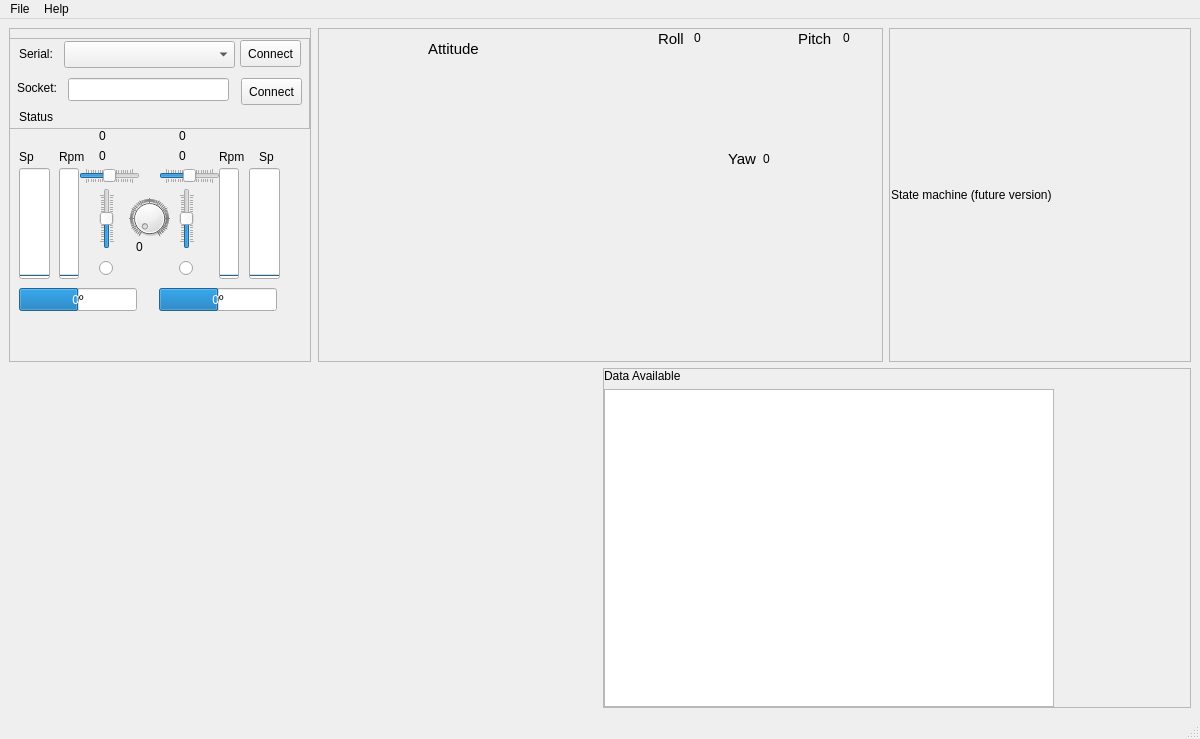
<?xml version="1.0" encoding="UTF-8"?>
<ui version="4.0">
 <class>MainWindow</class>
 <widget class="QMainWindow" name="MainWindow">
  <property name="geometry">
   <rect>
    <x>0</x>
    <y>0</y>
    <width>1200</width>
    <height>739</height>
   </rect>
  </property>
  <property name="windowTitle">
   <string>ProVANT-GroundStation</string>
  </property>
  <widget class="QWidget" name="centralwidget">
   <layout class="QVBoxLayout" name="verticalLayout_7">
    <item>
     <layout class="QVBoxLayout" name="verticalLayout_2">
      <item>
       <layout class="QHBoxLayout" name="horizontalLayout_4">
        <item alignment="Qt::AlignHCenter|Qt::AlignTop">
         <widget class="QFrame" name="frame">
          <property name="enabled">
           <bool>true</bool>
          </property>
          <property name="sizePolicy">
           <sizepolicy hsizetype="Minimum" vsizetype="Expanding">
            <horstretch>0</horstretch>
            <verstretch>0</verstretch>
           </sizepolicy>
          </property>
          <property name="minimumSize">
           <size>
            <width>302</width>
            <height>334</height>
           </size>
          </property>
          <property name="maximumSize">
           <size>
            <width>302</width>
            <height>334</height>
           </size>
          </property>
          <property name="frameShape">
           <enum>QFrame::StyledPanel</enum>
          </property>
          <property name="frameShadow">
           <enum>QFrame::Raised</enum>
          </property>
          <widget class="QProgressBar" name="rMotorSetpoint">
           <property name="geometry">
            <rect>
             <x>240</x>
             <y>140</y>
             <width>31</width>
             <height>111</height>
            </rect>
           </property>
           <property name="maximum">
            <number>20</number>
           </property>
           <property name="value">
            <number>0</number>
           </property>
           <property name="orientation">
            <enum>Qt::Vertical</enum>
           </property>
           <property name="format">
            <string>%v</string>
           </property>
          </widget>
          <widget class="QProgressBar" name="lMotorSetpoint">
           <property name="geometry">
            <rect>
             <x>10</x>
             <y>140</y>
             <width>31</width>
             <height>111</height>
            </rect>
           </property>
           <property name="maximum">
            <number>20</number>
           </property>
           <property name="value">
            <number>0</number>
           </property>
           <property name="orientation">
            <enum>Qt::Vertical</enum>
           </property>
           <property name="format">
            <string>%v</string>
           </property>
          </widget>
          <widget class="QProgressBar" name="rServo">
           <property name="geometry">
            <rect>
             <x>150</x>
             <y>260</y>
             <width>118</width>
             <height>23</height>
            </rect>
           </property>
           <property name="layoutDirection">
            <enum>Qt::LeftToRight</enum>
           </property>
           <property name="autoFillBackground">
            <bool>false</bool>
           </property>
           <property name="minimum">
            <number>-500</number>
           </property>
           <property name="maximum">
            <number>500</number>
           </property>
           <property name="value">
            <number>0</number>
           </property>
           <property name="invertedAppearance">
            <bool>false</bool>
           </property>
           <property name="textDirection">
            <enum>QProgressBar::TopToBottom</enum>
           </property>
           <property name="format">
            <string>%vº</string>
           </property>
          </widget>
          <widget class="QProgressBar" name="lServo">
           <property name="geometry">
            <rect>
             <x>10</x>
             <y>260</y>
             <width>118</width>
             <height>23</height>
            </rect>
           </property>
           <property name="layoutDirection">
            <enum>Qt::LeftToRight</enum>
           </property>
           <property name="autoFillBackground">
            <bool>false</bool>
           </property>
           <property name="minimum">
            <number>-500</number>
           </property>
           <property name="maximum">
            <number>500</number>
           </property>
           <property name="value">
            <number>0</number>
           </property>
           <property name="invertedAppearance">
            <bool>false</bool>
           </property>
           <property name="textDirection">
            <enum>QProgressBar::TopToBottom</enum>
           </property>
           <property name="format">
            <string>%vº</string>
           </property>
          </widget>
          <widget class="QProgressBar" name="lMotorRpm">
           <property name="geometry">
            <rect>
             <x>50</x>
             <y>140</y>
             <width>20</width>
             <height>111</height>
            </rect>
           </property>
           <property name="maximum">
            <number>15000</number>
           </property>
           <property name="value">
            <number>0</number>
           </property>
           <property name="orientation">
            <enum>Qt::Vertical</enum>
           </property>
           <property name="format">
            <string>%v</string>
           </property>
          </widget>
          <widget class="QProgressBar" name="rMotorRpm">
           <property name="geometry">
            <rect>
             <x>210</x>
             <y>140</y>
             <width>20</width>
             <height>111</height>
            </rect>
           </property>
           <property name="maximum">
            <number>15000</number>
           </property>
           <property name="value">
            <number>0</number>
           </property>
           <property name="orientation">
            <enum>Qt::Vertical</enum>
           </property>
           <property name="format">
            <string>%v</string>
           </property>
          </widget>
          <widget class="KSqueezedTextLabel" name="ksqueezedtextlabel_2">
           <property name="geometry">
            <rect>
             <x>50</x>
             <y>120</y>
             <width>31</width>
             <height>17</height>
            </rect>
           </property>
           <property name="text">
            <string>Rpm</string>
           </property>
          </widget>
          <widget class="KSqueezedTextLabel" name="ksqueezedtextlabel_3">
           <property name="geometry">
            <rect>
             <x>10</x>
             <y>120</y>
             <width>31</width>
             <height>17</height>
            </rect>
           </property>
           <property name="text">
            <string>Sp</string>
           </property>
          </widget>
          <widget class="KSqueezedTextLabel" name="ksqueezedtextlabel_4">
           <property name="geometry">
            <rect>
             <x>210</x>
             <y>120</y>
             <width>31</width>
             <height>17</height>
            </rect>
           </property>
           <property name="text">
            <string>Rpm</string>
           </property>
          </widget>
          <widget class="KSqueezedTextLabel" name="ksqueezedtextlabel_5">
           <property name="geometry">
            <rect>
             <x>250</x>
             <y>120</y>
             <width>31</width>
             <height>17</height>
            </rect>
           </property>
           <property name="text">
            <string>Sp</string>
           </property>
          </widget>
          <widget class="QFrame" name="frame_3">
           <property name="geometry">
            <rect>
             <x>0</x>
             <y>10</y>
             <width>301</width>
             <height>91</height>
            </rect>
           </property>
           <property name="frameShape">
            <enum>QFrame::StyledPanel</enum>
           </property>
           <property name="frameShadow">
            <enum>QFrame::Raised</enum>
           </property>
           <widget class="QPushButton" name="serialConnect">
            <property name="geometry">
             <rect>
              <x>231</x>
              <y>2</y>
              <width>61</width>
              <height>27</height>
             </rect>
            </property>
            <property name="text">
             <string>Connect</string>
            </property>
           </widget>
           <widget class="KSqueezedTextLabel" name="ksqueezedtextlabel_6">
            <property name="geometry">
             <rect>
              <x>10</x>
              <y>7</y>
              <width>61</width>
              <height>17</height>
             </rect>
            </property>
            <property name="text">
             <string>Serial:</string>
            </property>
           </widget>
           <widget class="QComboBox" name="serialList">
            <property name="geometry">
             <rect>
              <x>55</x>
              <y>3</y>
              <width>171</width>
              <height>27</height>
             </rect>
            </property>
           </widget>
           <widget class="KSqueezedTextLabel" name="serialStatus">
            <property name="geometry">
             <rect>
              <x>10</x>
              <y>70</y>
              <width>61</width>
              <height>17</height>
             </rect>
            </property>
            <property name="text">
             <string>Status</string>
            </property>
           </widget>
           <widget class="KSqueezedTextLabel" name="ksqueezedtextlabel_11">
            <property name="geometry">
             <rect>
              <x>8</x>
              <y>41</y>
              <width>51</width>
              <height>17</height>
             </rect>
            </property>
            <property name="text">
             <string>Socket:</string>
            </property>
           </widget>
           <widget class="QLineEdit" name="lineEdit">
            <property name="geometry">
             <rect>
              <x>59</x>
              <y>40</y>
              <width>161</width>
              <height>23</height>
             </rect>
            </property>
           </widget>
           <widget class="QPushButton" name="serialConnect_2">
            <property name="geometry">
             <rect>
              <x>232</x>
              <y>40</y>
              <width>61</width>
              <height>27</height>
             </rect>
            </property>
            <property name="text">
             <string>Connect</string>
            </property>
           </widget>
          </widget>
          <widget class="QSlider" name="horizontalSlider">
           <property name="geometry">
            <rect>
             <x>150</x>
             <y>140</y>
             <width>61</width>
             <height>16</height>
            </rect>
           </property>
           <property name="font">
            <font>
             <strikeout>false</strikeout>
             <stylestrategy>PreferDefault</stylestrategy>
             <kerning>false</kerning>
            </font>
           </property>
           <property name="layoutDirection">
            <enum>Qt::LeftToRight</enum>
           </property>
           <property name="autoFillBackground">
            <bool>false</bool>
           </property>
           <property name="minimum">
            <number>-100</number>
           </property>
           <property name="maximum">
            <number>100</number>
           </property>
           <property name="orientation">
            <enum>Qt::Horizontal</enum>
           </property>
           <property name="tickPosition">
            <enum>QSlider::TicksBothSides</enum>
           </property>
          </widget>
          <widget class="QSlider" name="verticalSlider">
           <property name="geometry">
            <rect>
             <x>170</x>
             <y>160</y>
             <width>16</width>
             <height>61</height>
            </rect>
           </property>
           <property name="minimum">
            <number>-100</number>
           </property>
           <property name="maximum">
            <number>100</number>
           </property>
           <property name="orientation">
            <enum>Qt::Vertical</enum>
           </property>
           <property name="tickPosition">
            <enum>QSlider::TicksBothSides</enum>
           </property>
          </widget>
          <widget class="QSlider" name="horizontalSlider_2">
           <property name="geometry">
            <rect>
             <x>70</x>
             <y>140</y>
             <width>61</width>
             <height>16</height>
            </rect>
           </property>
           <property name="font">
            <font>
             <strikeout>false</strikeout>
             <stylestrategy>PreferDefault</stylestrategy>
             <kerning>false</kerning>
            </font>
           </property>
           <property name="layoutDirection">
            <enum>Qt::LeftToRight</enum>
           </property>
           <property name="autoFillBackground">
            <bool>false</bool>
           </property>
           <property name="minimum">
            <number>-100</number>
           </property>
           <property name="maximum">
            <number>100</number>
           </property>
           <property name="orientation">
            <enum>Qt::Horizontal</enum>
           </property>
           <property name="tickPosition">
            <enum>QSlider::TicksBothSides</enum>
           </property>
          </widget>
          <widget class="QSlider" name="verticalSlider_2">
           <property name="geometry">
            <rect>
             <x>90</x>
             <y>160</y>
             <width>16</width>
             <height>61</height>
            </rect>
           </property>
           <property name="minimum">
            <number>-100</number>
           </property>
           <property name="maximum">
            <number>100</number>
           </property>
           <property name="orientation">
            <enum>Qt::Vertical</enum>
           </property>
           <property name="tickPosition">
            <enum>QSlider::TicksBothSides</enum>
           </property>
          </widget>
          <widget class="QRadioButton" name="radioButton">
           <property name="geometry">
            <rect>
             <x>90</x>
             <y>230</y>
             <width>16</width>
             <height>21</height>
            </rect>
           </property>
           <property name="text">
            <string/>
           </property>
          </widget>
          <widget class="QRadioButton" name="radioButton_2">
           <property name="geometry">
            <rect>
             <x>170</x>
             <y>230</y>
             <width>16</width>
             <height>21</height>
            </rect>
           </property>
           <property name="text">
            <string/>
           </property>
          </widget>
          <widget class="QDial" name="dial">
           <property name="geometry">
            <rect>
             <x>120</x>
             <y>170</y>
             <width>41</width>
             <height>41</height>
            </rect>
           </property>
           <property name="maximum">
            <number>100</number>
           </property>
           <property name="wrapping">
            <bool>false</bool>
           </property>
           <property name="notchTarget">
            <double>1.000000000000000</double>
           </property>
           <property name="notchesVisible">
            <bool>true</bool>
           </property>
          </widget>
          <widget class="QLabel" name="label">
           <property name="geometry">
            <rect>
             <x>127</x>
             <y>211</y>
             <width>31</width>
             <height>16</height>
            </rect>
           </property>
           <property name="text">
            <string>0</string>
           </property>
          </widget>
          <widget class="QLabel" name="label_2">
           <property name="geometry">
            <rect>
             <x>90</x>
             <y>120</y>
             <width>31</width>
             <height>16</height>
            </rect>
           </property>
           <property name="text">
            <string>0</string>
           </property>
          </widget>
          <widget class="QLabel" name="label_3">
           <property name="geometry">
            <rect>
             <x>90</x>
             <y>100</y>
             <width>31</width>
             <height>16</height>
            </rect>
           </property>
           <property name="text">
            <string>0</string>
           </property>
          </widget>
          <widget class="QLabel" name="label_4">
           <property name="geometry">
            <rect>
             <x>170</x>
             <y>120</y>
             <width>31</width>
             <height>16</height>
            </rect>
           </property>
           <property name="text">
            <string>0</string>
           </property>
          </widget>
          <widget class="QLabel" name="label_5">
           <property name="geometry">
            <rect>
             <x>170</x>
             <y>100</y>
             <width>31</width>
             <height>16</height>
            </rect>
           </property>
           <property name="text">
            <string>0</string>
           </property>
          </widget>
         </widget>
        </item>
        <item>
         <widget class="QFrame" name="frame_2">
          <property name="minimumSize">
           <size>
            <width>565</width>
            <height>334</height>
           </size>
          </property>
          <property name="maximumSize">
           <size>
            <width>565</width>
            <height>334</height>
           </size>
          </property>
          <property name="frameShape">
           <enum>QFrame::StyledPanel</enum>
          </property>
          <property name="frameShadow">
           <enum>QFrame::Raised</enum>
          </property>
          <widget class="QWidget" name="horizontalLayoutWidget">
           <property name="geometry">
            <rect>
             <x>0</x>
             <y>40</y>
             <width>281</width>
             <height>231</height>
            </rect>
           </property>
           <layout class="QHBoxLayout" name="lay3"/>
          </widget>
          <widget class="QWidget" name="horizontalLayoutWidget_2">
           <property name="geometry">
            <rect>
             <x>279</x>
             <y>19</y>
             <width>291</width>
             <height>101</height>
            </rect>
           </property>
           <layout class="QHBoxLayout" name="lay4"/>
          </widget>
          <widget class="QWidget" name="horizontalLayoutWidget_3">
           <property name="geometry">
            <rect>
             <x>280</x>
             <y>140</y>
             <width>291</width>
             <height>171</height>
            </rect>
           </property>
           <layout class="QHBoxLayout" name="lay5"/>
          </widget>
          <widget class="KSqueezedTextLabel" name="ksqueezedtextlabel_7">
           <property name="geometry">
            <rect>
             <x>110</x>
             <y>10</y>
             <width>121</width>
             <height>21</height>
            </rect>
           </property>
           <property name="font">
            <font>
             <pointsize>11</pointsize>
            </font>
           </property>
           <property name="text">
            <string>Attitude</string>
           </property>
          </widget>
          <widget class="KSqueezedTextLabel" name="ksqueezedtextlabel_8">
           <property name="geometry">
            <rect>
             <x>340</x>
             <y>0</y>
             <width>31</width>
             <height>21</height>
            </rect>
           </property>
           <property name="font">
            <font>
             <pointsize>11</pointsize>
            </font>
           </property>
           <property name="text">
            <string>Roll</string>
           </property>
          </widget>
          <widget class="KSqueezedTextLabel" name="ksqueezedtextlabel_9">
           <property name="geometry">
            <rect>
             <x>480</x>
             <y>0</y>
             <width>41</width>
             <height>21</height>
            </rect>
           </property>
           <property name="font">
            <font>
             <pointsize>11</pointsize>
            </font>
           </property>
           <property name="text">
            <string>Pitch</string>
           </property>
          </widget>
          <widget class="KSqueezedTextLabel" name="ksqueezedtextlabel_10">
           <property name="geometry">
            <rect>
             <x>410</x>
             <y>120</y>
             <width>41</width>
             <height>21</height>
            </rect>
           </property>
           <property name="font">
            <font>
             <pointsize>11</pointsize>
            </font>
           </property>
           <property name="text">
            <string>Yaw</string>
           </property>
          </widget>
          <widget class="QLabel" name="label_6">
           <property name="geometry">
            <rect>
             <x>376</x>
             <y>2</y>
             <width>30</width>
             <height>16</height>
            </rect>
           </property>
           <property name="text">
            <string>0</string>
           </property>
          </widget>
          <widget class="QLabel" name="label_7">
           <property name="geometry">
            <rect>
             <x>525</x>
             <y>2</y>
             <width>30</width>
             <height>16</height>
            </rect>
           </property>
           <property name="text">
            <string>0</string>
           </property>
          </widget>
          <widget class="QLabel" name="label_8">
           <property name="geometry">
            <rect>
             <x>445</x>
             <y>123</y>
             <width>30</width>
             <height>16</height>
            </rect>
           </property>
           <property name="text">
            <string>0</string>
           </property>
          </widget>
         </widget>
        </item>
        <item>
         <widget class="QFrame" name="horizontalFrame_4">
          <property name="frameShape">
           <enum>QFrame::StyledPanel</enum>
          </property>
          <property name="frameShadow">
           <enum>QFrame::Sunken</enum>
          </property>
          <layout class="QHBoxLayout" name="horizontalLayout">
           <property name="leftMargin">
            <number>1</number>
           </property>
           <property name="topMargin">
            <number>1</number>
           </property>
           <property name="rightMargin">
            <number>1</number>
           </property>
           <property name="bottomMargin">
            <number>1</number>
           </property>
           <item>
            <widget class="QLabel" name="label_9">
             <property name="text">
              <string>State machine (future version)</string>
             </property>
            </widget>
           </item>
          </layout>
         </widget>
        </item>
       </layout>
      </item>
      <item>
       <layout class="QHBoxLayout" name="horizontalLayout_5">
        <item>
         <widget class="QwtPlot" name="qwtPlot"/>
        </item>
        <item>
         <widget class="QFrame" name="frame">
          <property name="frameShape">
           <enum>QFrame::StyledPanel</enum>
          </property>
          <layout class="QVBoxLayout" name="verticalLayout">
           <property name="leftMargin">
            <number>0</number>
           </property>
           <property name="topMargin">
            <number>0</number>
           </property>
           <property name="rightMargin">
            <number>0</number>
           </property>
           <property name="bottomMargin">
            <number>0</number>
           </property>
           <item>
            <widget class="KSqueezedTextLabel" name="ksqueezedtextlabel">
             <property name="sizePolicy">
              <sizepolicy hsizetype="Minimum" vsizetype="Fixed">
               <horstretch>0</horstretch>
               <verstretch>0</verstretch>
              </sizepolicy>
             </property>
             <property name="font">
              <font>
               <pointsize>9</pointsize>
              </font>
             </property>
             <property name="lineWidth">
              <number>1</number>
             </property>
             <property name="text">
              <string>Data Available</string>
             </property>
             <property name="scaledContents">
              <bool>true</bool>
             </property>
            </widget>
           </item>
           <item>
            <widget class="QTreeWidget" name="treeWidget">
             <property name="sizePolicy">
              <sizepolicy hsizetype="Preferred" vsizetype="Expanding">
               <horstretch>0</horstretch>
               <verstretch>0</verstretch>
              </sizepolicy>
             </property>
             <property name="minimumSize">
              <size>
               <width>300</width>
               <height>0</height>
              </size>
             </property>
             <property name="maximumSize">
              <size>
               <width>450</width>
               <height>16777215</height>
              </size>
             </property>
             <property name="horizontalScrollBarPolicy">
              <enum>Qt::ScrollBarAsNeeded</enum>
             </property>
             <property name="alternatingRowColors">
              <bool>false</bool>
             </property>
             <property name="indentation">
              <number>10</number>
             </property>
             <property name="headerHidden">
              <bool>true</bool>
             </property>
             <property name="columnCount">
              <number>4</number>
             </property>
             <column>
              <property name="text">
               <string>1</string>
              </property>
             </column>
             <column>
              <property name="text">
               <string>2</string>
              </property>
             </column>
             <column>
              <property name="text">
               <string>3</string>
              </property>
             </column>
             <column>
              <property name="text">
               <string notr="true">4</string>
              </property>
             </column>
            </widget>
           </item>
          </layout>
         </widget>
        </item>
       </layout>
      </item>
     </layout>
    </item>
   </layout>
   <zorder></zorder>
  </widget>
  <widget class="QMenuBar" name="menubar">
   <property name="geometry">
    <rect>
     <x>0</x>
     <y>0</y>
     <width>1200</width>
     <height>20</height>
    </rect>
   </property>
   <widget class="QMenu" name="menuFile">
    <property name="title">
     <string>File</string>
    </property>
    <addaction name="separator"/>
    <addaction name="actionSave"/>
    <addaction name="actionSave_as"/>
    <addaction name="separator"/>
    <addaction name="actionClose"/>
   </widget>
   <widget class="QMenu" name="menuHelp">
    <property name="title">
     <string>Help</string>
    </property>
    <addaction name="actionAbout"/>
   </widget>
   <addaction name="menuFile"/>
   <addaction name="menuHelp"/>
  </widget>
  <widget class="QStatusBar" name="statusbar"/>
  <action name="actionNew">
   <property name="text">
    <string>New</string>
   </property>
  </action>
  <action name="actionOpen">
   <property name="text">
    <string>Open...</string>
   </property>
  </action>
  <action name="actionSave">
   <property name="text">
    <string>Save</string>
   </property>
   <property name="shortcut">
    <string>Ctrl+S</string>
   </property>
  </action>
  <action name="actionSave_as">
   <property name="text">
    <string>Save as...</string>
   </property>
  </action>
  <action name="actionClose">
   <property name="text">
    <string>Close</string>
   </property>
   <property name="shortcut">
    <string>Ctrl+Q</string>
   </property>
  </action>
  <action name="actionAbout">
   <property name="text">
    <string>About</string>
   </property>
   <property name="shortcut">
    <string>F1</string>
   </property>
  </action>
 </widget>
 <customwidgets>
  <customwidget>
   <class>QwtPlot</class>
   <extends>QFrame</extends>
   <header>qwt_plot.h</header>
   <container>1</container>
  </customwidget>
  <customwidget>
   <class>KSqueezedTextLabel</class>
   <extends>QLabel</extends>
   <header>ksqueezedtextlabel.h</header>
  </customwidget>
 </customwidgets>
 <resources/>
 <connections>
  <connection>
   <sender>horizontalSlider_2</sender>
   <signal>valueChanged(int)</signal>
   <receiver>label_3</receiver>
   <slot>setNum(int)</slot>
   <hints>
    <hint type="sourcelabel">
     <x>102</x>
     <y>194</y>
    </hint>
    <hint type="destinationlabel">
     <x>95</x>
     <y>176</y>
    </hint>
   </hints>
  </connection>
  <connection>
   <sender>dial</sender>
   <signal>valueChanged(int)</signal>
   <receiver>label</receiver>
   <slot>setNum(int)</slot>
   <hints>
    <hint type="sourcelabel">
     <x>151</x>
     <y>241</y>
    </hint>
    <hint type="destinationlabel">
     <x>151</x>
     <y>265</y>
    </hint>
   </hints>
  </connection>
  <connection>
   <sender>verticalSlider_2</sender>
   <signal>valueChanged(int)</signal>
   <receiver>label_2</receiver>
   <slot>setNum(int)</slot>
   <hints>
    <hint type="sourcelabel">
     <x>112</x>
     <y>233</y>
    </hint>
    <hint type="destinationlabel">
     <x>130</x>
     <y>177</y>
    </hint>
   </hints>
  </connection>
  <connection>
   <sender>horizontalSlider</sender>
   <signal>valueChanged(int)</signal>
   <receiver>label_5</receiver>
   <slot>setNum(int)</slot>
   <hints>
    <hint type="sourcelabel">
     <x>188</x>
     <y>195</y>
    </hint>
    <hint type="destinationlabel">
     <x>164</x>
     <y>178</y>
    </hint>
   </hints>
  </connection>
  <connection>
   <sender>verticalSlider</sender>
   <signal>valueChanged(int)</signal>
   <receiver>label_4</receiver>
   <slot>setNum(int)</slot>
   <hints>
    <hint type="sourcelabel">
     <x>186</x>
     <y>239</y>
    </hint>
    <hint type="destinationlabel">
     <x>199</x>
     <y>175</y>
    </hint>
   </hints>
  </connection>
 </connections>
</ui>
